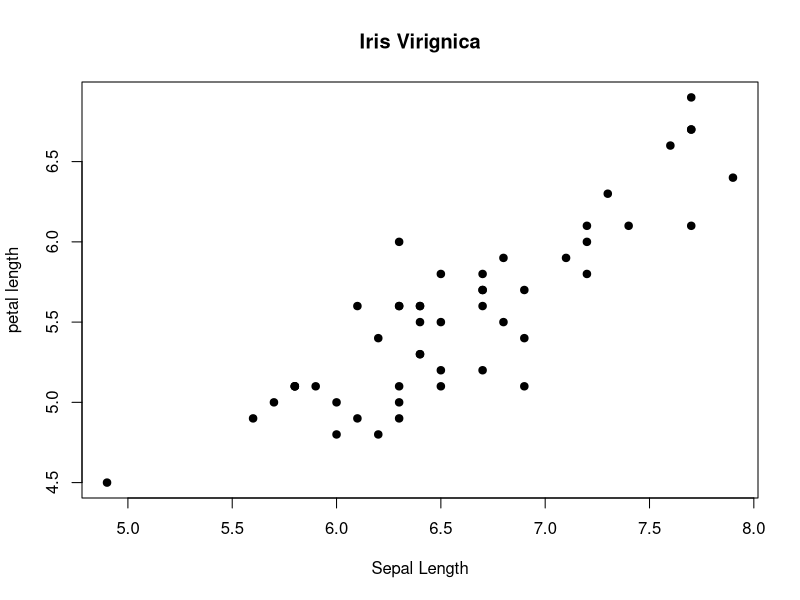
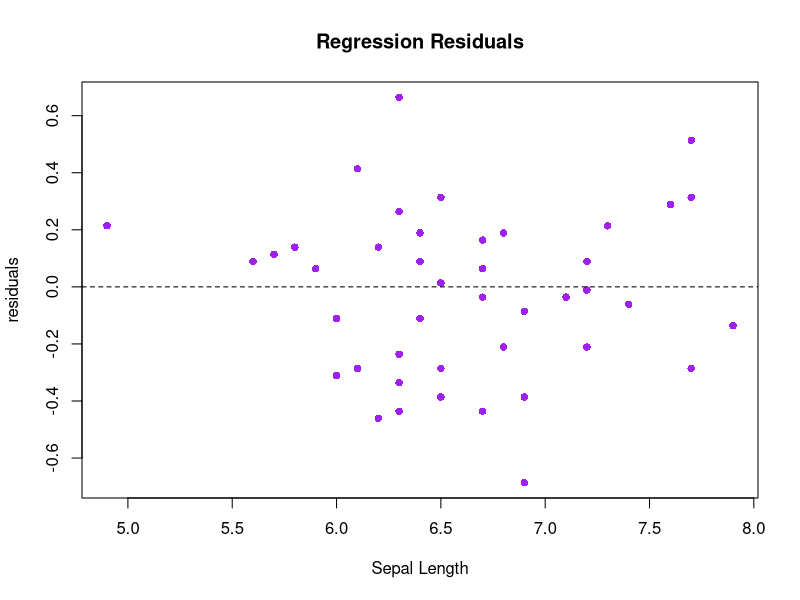
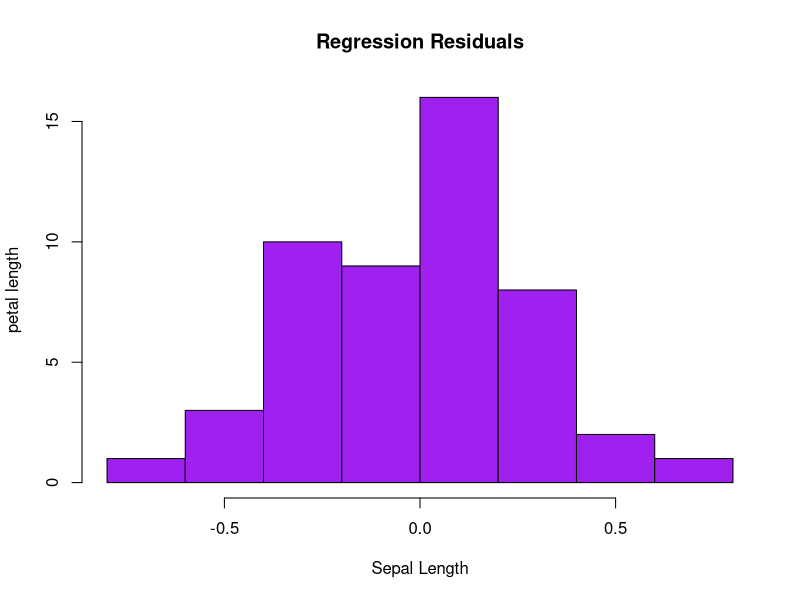
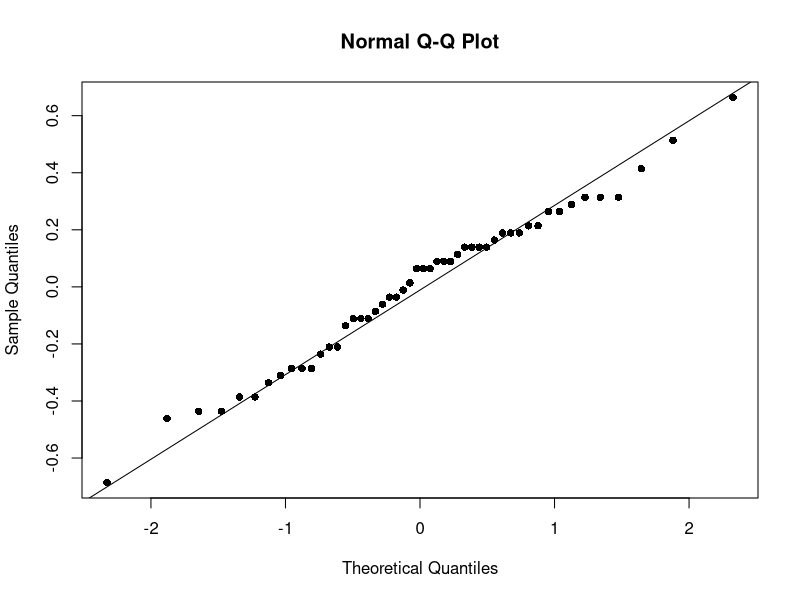

Recreate these plots in R, in order.
#import the Iris Data Set
flower <- iris[iris$Species == "virginica",]

#plot the scatter plot
plot(flower$Sepal.Length, flower$Petal.Length, pch = 19,
     xlab = "Sepal Length", ylab = "petal length",
     main="Iris Virignica")

#look at a linear model fit
fit <- lm(flower$Petal.Length~flower$Sepal.Length)

#information about the repgression 
summary(fit)

#plot the residuals
plot(flower$Sepal.Length, summary(fit)$residuals, pch = 16,
     xlab = "Sepal Length", ylab = "residuals",
     main="Regression Residuals", col = "purple")

#add horizontal line for reference
abline(h=0, lty = "dashed")

#create histogram
hist(summary(fit)$residuals, pch = 16,
     xlab = "Sepal Length", ylab = "petal length",
     main="Regression Residuals", col = "purple")

#shapiro test
shapiro.test(summary(fit)$residuals)

#qq plot
qqnorm(summary(fit)$residuals, pch = 16)

#add distribution line
qqline(summary(fit)$residuals, datax = FALSE, distribution = qnorm, 
               probs = c(0.25, .75), qtype = 7, pch = 16)
